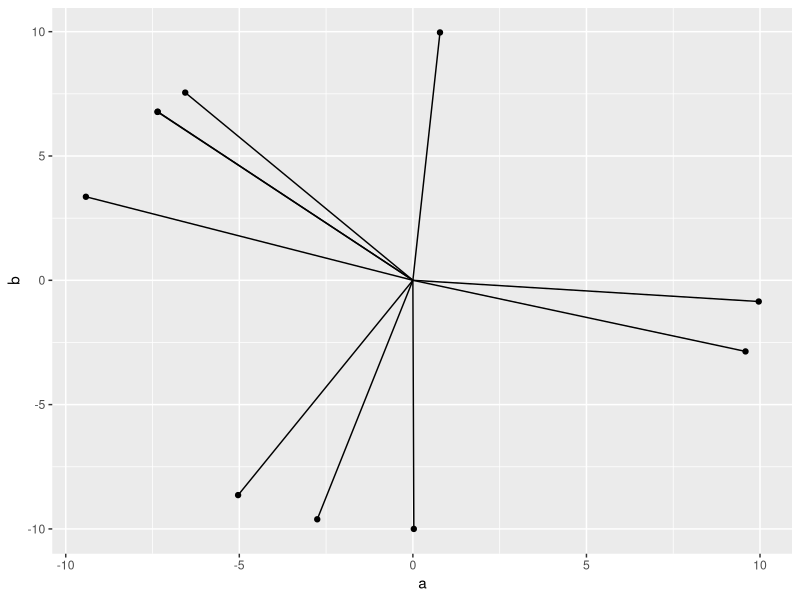
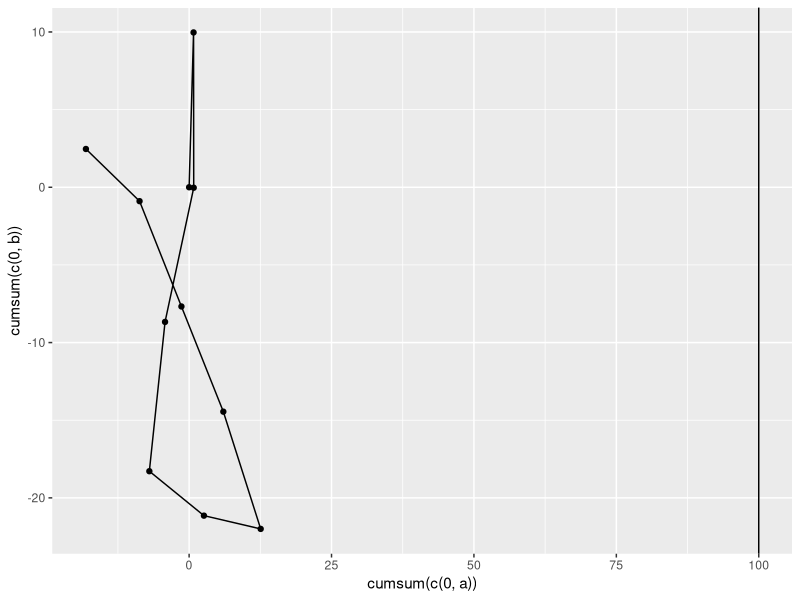

The R source for these figures, in order:
library(tidyverse)
suunad = runif(10, 0, 360)
a = 10*cos(suunad)
b = 10*sin(suunad)
tibble(a,b)%>%ggplot(aes(x = a, y = b))+geom_point()+
  geom_segment(aes(x=0, y=0, xend=a, yend=b))

c(0,a)
c(0,b)
tibble(cumsum(c(0,a)), cumsum(c(0,b)))

tibble(cumsum(c(0,a)), cumsum(c(0,b)))%>%ggplot(aes(x = cumsum(c(0,a)), y = cumsum(c(0,b))))+
  geom_point()+geom_path()+geom_vline(xintercept = 100)

kaugus_teest = tibble(cumsum(c(0,a))-100)

sammude_arv = which(kaugus_teest>=0)[1]
loetelu = c()
for (i in 1:100){
  suunad = runif(100, 0, 360)
  a = 10*cos(suunad)
  c(0,a)
  kaugus_teest = tibble(cumsum(c(0,a))-100)
  sammude_arv = which(kaugus_teest>=0)[1]
  if (!is.na(sammude_arv)){
  loetelu = c(sammude_arv, loetelu)
  }
}
 print(loetelu)
keskmiselt_samme = sum(loetelu)/length(loetelu)
tõenäosus_jõuda = length(loetelu)
